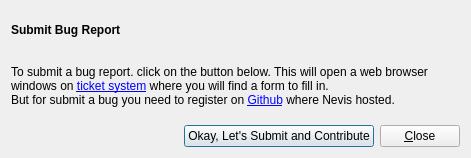
<?xml version="1.0" encoding="UTF-8"?>
<ui version="4.0">
 <class>ReportBugDialog</class>
 <widget class="QDialog" name="ReportBugDialog">
  <property name="geometry">
   <rect>
    <x>0</x>
    <y>0</y>
    <width>471</width>
    <height>158</height>
   </rect>
  </property>
  <property name="windowTitle">
   <string>Submit Bug Report</string>
  </property>
  <layout class="QGridLayout" name="gridLayout">
   <item row="0" column="0" colspan="3">
    <widget class="QLabel" name="descLabel">
     <property name="font">
      <font>
       <weight>50</weight>
       <bold>false</bold>
      </font>
     </property>
     <property name="text">
      <string>&lt;b&gt;Submit Bug Report&lt;/b&gt;&lt;br /&gt;&lt;br /&gt;&lt;br /&gt;
To submit a bug report. click on the button below. This will open a web browser windows on &lt;a href=&quot;https://github.com/Alir3z4/nevis/issues&quot;&gt;ticket system&lt;/a&gt; where you will find a form to fill in.&lt;br /&gt;But for submit a bug you need to register on &lt;a href=&quot;https://github.com/Alir3z4/nevis&quot;&gt;Github&lt;/a&gt; where Nevis hosted.
</string>
     </property>
     <property name="textFormat">
      <enum>Qt::AutoText</enum>
     </property>
     <property name="wordWrap">
      <bool>true</bool>
     </property>
    </widget>
   </item>
   <item row="1" column="0">
    <spacer name="horizontalSpacer">
     <property name="orientation">
      <enum>Qt::Horizontal</enum>
     </property>
     <property name="sizeHint" stdset="0">
      <size>
       <width>110</width>
       <height>20</height>
      </size>
     </property>
    </spacer>
   </item>
   <item row="1" column="1">
    <widget class="QPushButton" name="submitButton">
     <property name="text">
      <string>Okay, Let's Submit and Contribute</string>
     </property>
     <property name="icon">
      <iconset theme="tools-report-bug">
       <normaloff/>
      </iconset>
     </property>
    </widget>
   </item>
   <item row="1" column="2">
    <widget class="QPushButton" name="closeButton">
     <property name="text">
      <string>&amp;Close</string>
     </property>
     <property name="icon">
      <iconset theme="dialog-close">
       <normaloff/>
      </iconset>
     </property>
    </widget>
   </item>
  </layout>
 </widget>
 <resources/>
 <connections>
  <connection>
   <sender>closeButton</sender>
   <signal>clicked()</signal>
   <receiver>ReportBugDialog</receiver>
   <slot>reject()</slot>
   <hints>
    <hint type="sourcelabel">
     <x>437</x>
     <y>145</y>
    </hint>
    <hint type="destinationlabel">
     <x>489</x>
     <y>40</y>
    </hint>
   </hints>
  </connection>
 </connections>
</ui>
